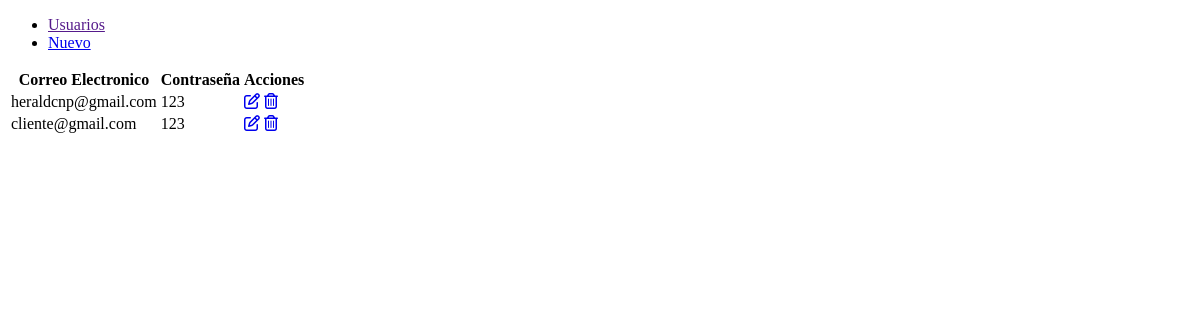
Before: /indexU.php with the older database file.
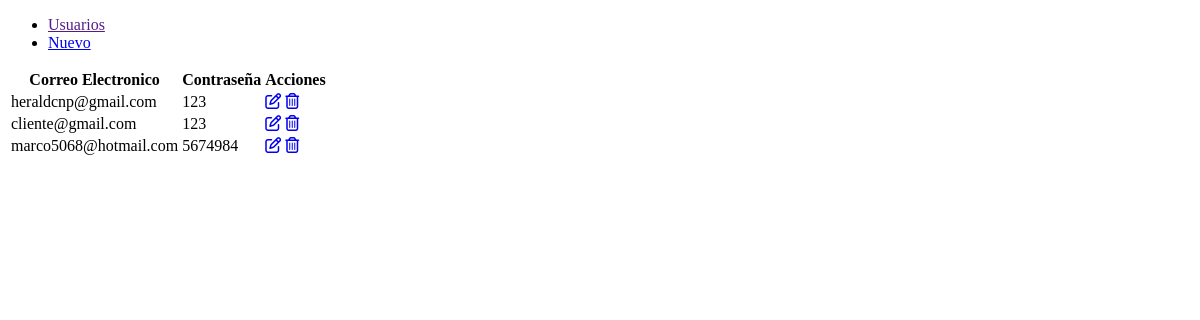
After: the same page with the newer database file.
### tables this page shows
CREATE TABLE `users` (
  `id` int(11) NOT NULL,
  `email` varchar(255) NOT NULL,
  `password` varchar(255) NOT NULL
);

### indexU.php (the view, shortened to what this page needs)
<?php
    include_once('conec.php');
    $query = 'SELECT * FROM users';
    $sent = $conec->prepare($query);
    $sent->execute();
    $users = $sent->fetchAll();
?>
<!DOCTYPE html>
<html lang="en">
<head>
</head>
<body>
    <ul>
        <li><a href="">Usuarios</a></li>
        <li><a href="registrarUser.php">Nuevo</a></li>
    </ul>
    <table>
        <tr>
        <th>Correo Electronico</th>
        <th>Contraseña</th>
        <th>Acciones</th>
        </tr>
        <?php foreach($users as $user): ?>
        <tr>
            <td><?php echo $user['email'] ?></td>
            <td><?php echo $user['password'] ?></td>
            <td>
                <a href="editUser.php?id=<?php echo $user['id'] ?>"><i class="far fa-edit"></i></a>
                <a href="deleteUser.php?id=<?php echo $user['id'] ?>"><i class="far fa-trash-alt"></i></a>
            </td>
        </tr>
        <?php endforeach ?>
    </table>
</body>
</html>

Changed rows visible on the page:
added users: email "marco5068@hotmail.com", password "5674984"
